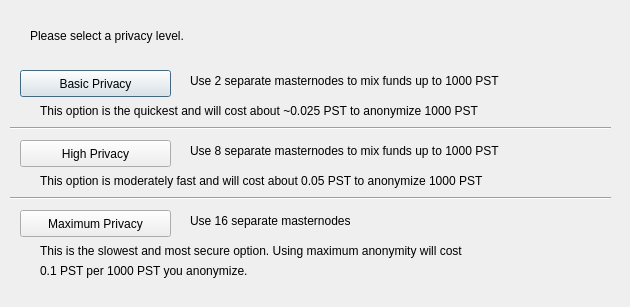
<?xml version="1.0" encoding="UTF-8"?>
<ui version="4.0">
 <class>DarksendConfig</class>
 <widget class="QDialog" name="DarksendConfig">
  <property name="geometry">
   <rect>
    <x>0</x>
    <y>0</y>
    <width>630</width>
    <height>307</height>
   </rect>
  </property>
  <property name="windowTitle">
   <string>Configure Darksend</string>
  </property>
  <widget class="QPushButton" name="buttonBasic">
   <property name="geometry">
    <rect>
     <x>20</x>
     <y>70</y>
     <width>151</width>
     <height>27</height>
    </rect>
   </property>
   <property name="text">
    <string>Basic Privacy</string>
   </property>
  </widget>
  <widget class="QPushButton" name="buttonHigh">
   <property name="geometry">
    <rect>
     <x>20</x>
     <y>140</y>
     <width>151</width>
     <height>27</height>
    </rect>
   </property>
   <property name="text">
    <string>High Privacy</string>
   </property>
  </widget>
  <widget class="QPushButton" name="buttonMax">
   <property name="geometry">
    <rect>
     <x>20</x>
     <y>210</y>
     <width>151</width>
     <height>27</height>
    </rect>
   </property>
   <property name="text">
    <string>Maximum Privacy</string>
   </property>
  </widget>
  <widget class="QLabel" name="label">
   <property name="geometry">
    <rect>
     <x>30</x>
     <y>20</y>
     <width>571</width>
     <height>31</height>
    </rect>
   </property>
   <property name="text">
    <string>Please select a privacy level.</string>
   </property>
  </widget>
  <widget class="QLabel" name="label_2">
   <property name="geometry">
    <rect>
     <x>190</x>
     <y>70</y>
     <width>421</width>
     <height>21</height>
    </rect>
   </property>
   <property name="text">
    <string>Use 2 separate masternodes to mix funds up to 1000 PST</string>
   </property>
  </widget>
  <widget class="QLabel" name="label_3">
   <property name="geometry">
    <rect>
     <x>190</x>
     <y>140</y>
     <width>411</width>
     <height>21</height>
    </rect>
   </property>
   <property name="text">
    <string>Use 8 separate masternodes to mix funds up to 1000 PST</string>
   </property>
  </widget>
  <widget class="QLabel" name="label_4">
   <property name="geometry">
    <rect>
     <x>190</x>
     <y>210</y>
     <width>421</width>
     <height>21</height>
    </rect>
   </property>
   <property name="text">
    <string>Use 16 separate masternodes</string>
   </property>
  </widget>
  <widget class="QLabel" name="label_6">
   <property name="geometry">
    <rect>
     <x>40</x>
     <y>100</y>
     <width>561</width>
     <height>21</height>
    </rect>
   </property>
   <property name="text">
    <string>This option is the quickest and will cost about ~0.025 PST to anonymize 1000 PST</string>
   </property>
  </widget>
  <widget class="QLabel" name="label_7">
   <property name="geometry">
    <rect>
     <x>40</x>
     <y>170</y>
     <width>561</width>
     <height>21</height>
    </rect>
   </property>
   <property name="text">
    <string>This option is moderately fast and will cost about 0.05 PST to anonymize 1000 PST</string>
   </property>
  </widget>
  <widget class="QLabel" name="label_8">
   <property name="geometry">
    <rect>
     <x>40</x>
     <y>240</y>
     <width>561</width>
     <height>21</height>
    </rect>
   </property>
   <property name="text">
    <string>This is the slowest and most secure option. Using maximum anonymity will cost</string>
   </property>
  </widget>
  <widget class="QLabel" name="label_9">
   <property name="geometry">
    <rect>
     <x>40</x>
     <y>260</y>
     <width>561</width>
     <height>21</height>
    </rect>
   </property>
   <property name="text">
    <string>0.1 PST per 1000 PST you anonymize.</string>
   </property>
  </widget>
  <widget class="Line" name="line">
   <property name="geometry">
    <rect>
     <x>10</x>
     <y>120</y>
     <width>601</width>
     <height>16</height>
    </rect>
   </property>
   <property name="orientation">
    <enum>Qt::Horizontal</enum>
   </property>
  </widget>
  <widget class="Line" name="line_2">
   <property name="geometry">
    <rect>
     <x>10</x>
     <y>190</y>
     <width>601</width>
     <height>16</height>
    </rect>
   </property>
   <property name="orientation">
    <enum>Qt::Horizontal</enum>
   </property>
  </widget>
 </widget>
 <resources/>
 <connections/>
</ui>
